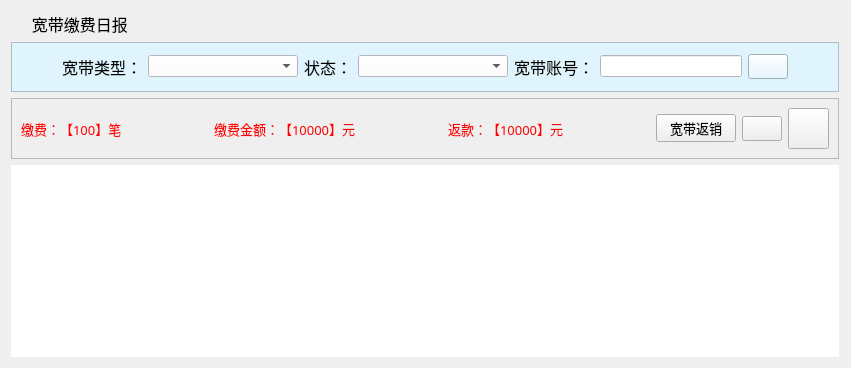
  <widget class="QWidget" name="tab_2">
   <attribute name="title">
    <string>宽带缴费日报</string>
   </attribute>
   <layout class="QGridLayout" name="gridLayout_2">
    <item row="0" column="0">
     <widget class="QLabel" name="label_5">
      <property name="font">
       <font>
        <family>微软雅黑</family>
        <pointsize>12</pointsize>
       </font>
      </property>
      <property name="styleSheet">
       <string notr="true">background-image: url(:/bg/images/mainframe/navigator.png);
background-repeat: no-repeat;</string>
      </property>
      <property name="text">
       <string>     宽带缴费日报</string>
      </property>
     </widget>
    </item>
    <item row="0" column="1">
     <spacer name="horizontalSpacer_30">
      <property name="orientation">
       <enum>Qt::Horizontal</enum>
      </property>
      <property name="sizeType">
       <enum>QSizePolicy::Fixed</enum>
      </property>
      <property name="sizeHint" stdset="0">
       <size>
        <width>1</width>
        <height>25</height>
       </size>
      </property>
     </spacer>
    </item>
    <item row="1" column="0">
     <widget class="QFrame" name="frame_4">
      <property name="styleSheet">
       <string notr="true">background-color: rgb(223, 244, 252);</string>
      </property>
      <property name="frameShape">
       <enum>QFrame::StyledPanel</enum>
      </property>
      <property name="frameShadow">
       <enum>QFrame::Raised</enum>
      </property>
      <layout class="QGridLayout" name="gridLayout_9">
       <item row="0" column="0">
        <spacer name="horizontalSpacer_31">
         <property name="orientation">
          <enum>Qt::Horizontal</enum>
         </property>
         <property name="sizeHint" stdset="0">
          <size>
           <width>41</width>
           <height>20</height>
          </size>
         </property>
        </spacer>
       </item>
       <item row="0" column="1">
        <widget class="QLabel" name="label_21">
         <property name="font">
          <font>
           <family>宋体</family>
           <pointsize>12</pointsize>
          </font>
         </property>
         <property name="text">
          <string>宽带类型：</string>
         </property>
        </widget>
       </item>
       <item row="0" column="2">
        <widget class="QComboBox" name="cbx_internetType_rb">
         <property name="sizePolicy">
          <sizepolicy hsizetype="Preferred" vsizetype="Fixed">
           <horstretch>0</horstretch>
           <verstretch>0</verstretch>
          </sizepolicy>
         </property>
         <property name="minimumSize">
          <size>
           <width>150</width>
           <height>22</height>
          </size>
         </property>
         <property name="maximumSize">
          <size>
           <width>16777215</width>
           <height>22</height>
          </size>
         </property>
         <property name="baseSize">
          <size>
           <width>200</width>
           <height>0</height>
          </size>
         </property>
         <property name="font">
          <font>
           <family>宋体</family>
           <pointsize>12</pointsize>
          </font>
         </property>
         <property name="styleSheet">
          <string notr="true">background-color: rgb(255, 255, 255);
color: rgb(0, 0, 0);</string>
         </property>
        </widget>
       </item>
       <item row="0" column="3">
        <widget class="QLabel" name="label_22">
         <property name="font">
          <font>
           <family>宋体</family>
           <pointsize>12</pointsize>
          </font>
         </property>
         <property name="text">
          <string>状态：</string>
         </property>
        </widget>
       </item>
       <item row="0" column="4">
        <widget class="QComboBox" name="cbx_state_rb">
         <property name="sizePolicy">
          <sizepolicy hsizetype="Preferred" vsizetype="Fixed">
           <horstretch>0</horstretch>
           <verstretch>0</verstretch>
          </sizepolicy>
         </property>
         <property name="minimumSize">
          <size>
           <width>150</width>
           <height>22</height>
          </size>
         </property>
         <property name="maximumSize">
          <size>
           <width>16777215</width>
           <height>22</height>
          </size>
         </property>
         <property name="baseSize">
          <size>
           <width>200</width>
           <height>0</height>
          </size>
         </property>
         <property name="font">
          <font>
           <family>宋体</family>
           <pointsize>12</pointsize>
          </font>
         </property>
         <property name="styleSheet">
          <string notr="true">background-color: rgb(255, 255, 255);</string>
         </property>
        </widget>
       </item>
       <item row="0" column="5">
        <widget class="QLabel" name="label_23">
         <property name="font">
          <font>
           <family>宋体</family>
           <pointsize>12</pointsize>
          </font>
         </property>
         <property name="text">
          <string>宽带账号：</string>
         </property>
        </widget>
       </item>
       <item row="0" column="6">
        <widget class="QLineEdit" name="txi_internetAccount_rb">
         <property name="sizePolicy">
          <sizepolicy hsizetype="Fixed" vsizetype="Fixed">
           <horstretch>0</horstretch>
           <verstretch>0</verstretch>
          </sizepolicy>
         </property>
         <property name="minimumSize">
          <size>
           <width>0</width>
           <height>22</height>
          </size>
         </property>
         <property name="maximumSize">
          <size>
           <width>16777215</width>
           <height>22</height>
          </size>
         </property>
         <property name="font">
          <font>
           <family>宋体</family>
           <pointsize>12</pointsize>
          </font>
         </property>
         <property name="styleSheet">
          <string notr="true">background-color: rgb(255, 255, 255);</string>
         </property>
         <property name="text">
          <string/>
         </property>
         <property name="maxLength">
          <number>20</number>
         </property>
        </widget>
       </item>
       <item row="0" column="7">
        <widget class="QPushButton" name="btn_search_rb">
         <property name="minimumSize">
          <size>
           <width>40</width>
           <height>25</height>
          </size>
         </property>
         <property name="maximumSize">
          <size>
           <width>40</width>
           <height>25</height>
          </size>
         </property>
         <property name="font">
          <font>
           <family>宋体</family>
           <pointsize>12</pointsize>
          </font>
         </property>
         <property name="styleSheet">
          <string notr="true">background-image: url(:/btn/images/mainframe/btn_cx.png);</string>
         </property>
         <property name="text">
          <string/>
         </property>
        </widget>
       </item>
       <item row="0" column="8">
        <spacer name="horizontalSpacer_32">
         <property name="orientation">
          <enum>Qt::Horizontal</enum>
         </property>
         <property name="sizeHint" stdset="0">
          <size>
           <width>41</width>
           <height>20</height>
          </size>
         </property>
        </spacer>
       </item>
      </layout>
     </widget>
    </item>
    <item row="1" column="1">
     <spacer name="horizontalSpacer_12">
      <property name="orientation">
       <enum>Qt::Horizontal</enum>
      </property>
      <property name="sizeType">
       <enum>QSizePolicy::Fixed</enum>
      </property>
      <property name="sizeHint" stdset="0">
       <size>
        <width>1</width>
        <height>50</height>
       </size>
      </property>
     </spacer>
    </item>
    <item row="2" column="0">
     <widget class="QFrame" name="frame_3">
      <property name="frameShape">
       <enum>QFrame::StyledPanel</enum>
      </property>
      <property name="frameShadow">
       <enum>QFrame::Raised</enum>
      </property>
      <layout class="QGridLayout" name="gridLayout_8">
       <item row="0" column="0">
        <widget class="QLabel" name="txt_rpt_total_rb">
         <property name="font">
          <font>
           <family>宋体</family>
           <pointsize>10</pointsize>
          </font>
         </property>
         <property name="styleSheet">
          <string notr="true">color: rgb(255, 0, 0);</string>
         </property>
         <property name="text">
          <string>缴费：【100】笔</string>
         </property>
        </widget>
       </item>
       <item row="0" column="1">
        <spacer name="horizontalSpacer_24">
         <property name="orientation">
          <enum>Qt::Horizontal</enum>
         </property>
         <property name="sizeHint" stdset="0">
          <size>
           <width>29</width>
           <height>20</height>
          </size>
         </property>
        </spacer>
       </item>
       <item row="0" column="2">
        <widget class="QLabel" name="txt_rpt_money_rb">
         <property name="font">
          <font>
           <family>宋体</family>
           <pointsize>10</pointsize>
          </font>
         </property>
         <property name="styleSheet">
          <string notr="true">color: rgb(255, 0, 0);</string>
         </property>
         <property name="text">
          <string>缴费金额：【10000】元</string>
         </property>
        </widget>
       </item>
       <item row="0" column="3">
        <spacer name="horizontalSpacer_27">
         <property name="orientation">
          <enum>Qt::Horizontal</enum>
         </property>
         <property name="sizeHint" stdset="0">
          <size>
           <width>28</width>
           <height>20</height>
          </size>
         </property>
        </spacer>
       </item>
       <item row="0" column="4">
        <widget class="QLabel" name="txt_rpt_repay_rb">
         <property name="font">
          <font>
           <family>宋体</family>
           <pointsize>10</pointsize>
          </font>
         </property>
         <property name="styleSheet">
          <string notr="true">color: rgb(255, 0, 0);</string>
         </property>
         <property name="text">
          <string>返款：【10000】元</string>
         </property>
        </widget>
       </item>
       <item row="0" column="5">
        <spacer name="horizontalSpacer_29">
         <property name="orientation">
          <enum>Qt::Horizontal</enum>
         </property>
         <property name="sizeHint" stdset="0">
          <size>
           <width>29</width>
           <height>20</height>
          </size>
         </property>
        </spacer>
       </item>
       <item row="0" column="7">
        <widget class="QPushButton" name="btn_refresh_rb">
         <property name="minimumSize">
          <size>
           <width>40</width>
           <height>25</height>
          </size>
         </property>
         <property name="maximumSize">
          <size>
           <width>40</width>
           <height>25</height>
          </size>
         </property>
         <property name="styleSheet">
          <string notr="true">background-image: url(:/btn/images/mainframe/btn_sx.png);</string>
         </property>
         <property name="text">
          <string/>
         </property>
        </widget>
       </item>
       <item row="0" column="8">
        <widget class="QPushButton" name="btn_print_rb">
         <property name="minimumSize">
          <size>
           <width>41</width>
           <height>41</height>
          </size>
         </property>
         <property name="maximumSize">
          <size>
           <width>41</width>
           <height>41</height>
          </size>
         </property>
         <property name="styleSheet">
          <string notr="true">background-image: url(:/btn/images/print.png);</string>
         </property>
         <property name="text">
          <string/>
         </property>
        </widget>
       </item>
       <item row="0" column="6">
        <widget class="QPushButton" name="btn_kd_fx">
         <property name="font">
          <font>
           <family>宋体</family>
           <pointsize>10</pointsize>
          </font>
         </property>
         <property name="text">
          <string>宽带返销</string>
         </property>
        </widget>
       </item>
      </layout>
     </widget>
    </item>
    <item row="2" column="1">
     <spacer name="horizontalSpacer_7">
      <property name="orientation">
       <enum>Qt::Horizontal</enum>
      </property>
      <property name="sizeType">
       <enum>QSizePolicy::Fixed</enum>
      </property>
      <property name="sizeHint" stdset="0">
       <size>
        <width>1</width>
        <height>30</height>
       </size>
      </property>
     </spacer>
    </item>
    <item row="3" column="0">
     <widget class="QTableWidget" name="tableWidget_rb">
      <property name="styleSheet">
       <string notr="true">color: rgb(0, 0, 0);</string>
      </property>
      <property name="frameShape">
       <enum>QFrame::NoFrame</enum>
      </property>
      <property name="gridStyle">
       <enum>Qt::SolidLine</enum>
      </property>
     </widget>
    </item>
   </layout>
  </widget>
